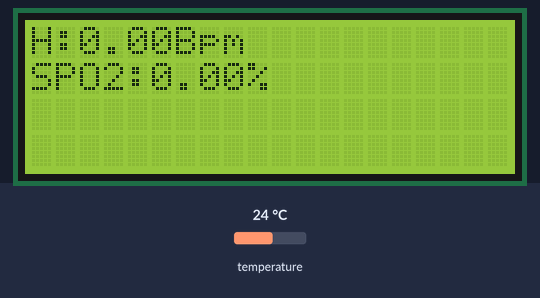
A sketch run on a simulated ESP8266 (NodeMCU). Parts: 20×4 character LCD. Inputs (shaded band) come from the test bench; at power-on: temperature 24 °C. WiFi joins after 1.5 s; servers stay silent unless stated; what the sketch prints to the serial monitor is not drawn.

Above: at 6.0 s.
6.1 s: temperature set to 12 °C
At 7.1 s:
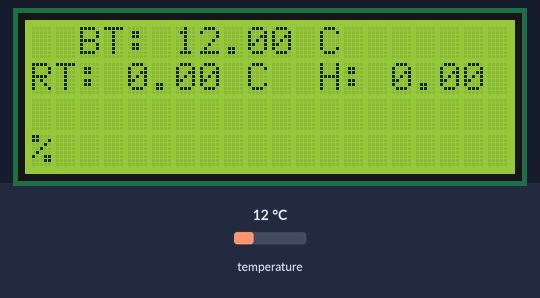
10.2 s: temperature set to 19 °C
14.3 s: temperature set to 28 °C
At 14.8 s:
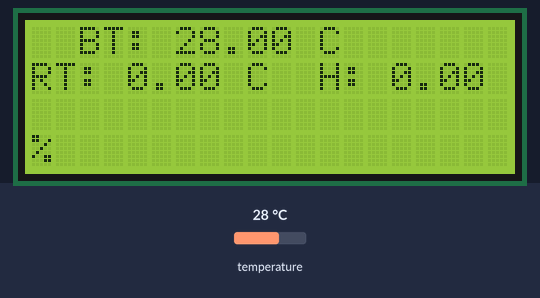
Timing chart, 0 to 17.3 s (numbered marks = the images above; inputs shaded):
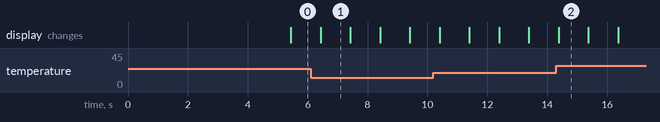

The sketch:

covid.ino
```cpp
#include <Wire.h>
#include <OneWire.h>
#include <DallasTemperature.h>
#include <SoftwareSerial.h>
#include <ESP8266HTTPClient.h>
#include <ESP8266WiFi.h>
#include <ESP8266WebServer.h>
#include <ArduinoJson.h>
#include <LiquidCrystal_I2C.h>
#include <Adafruit_Sensor.h>

LiquidCrystal_I2C lcd(0x27, 20, 4);
SoftwareSerial ss(D6, D7);
#define ONE_WIRE_BUS D5
OneWire oneWire(ONE_WIRE_BUS);
DallasTemperature sensors(&oneWire);
const char* ssid = "covid";
const char* password = "covid1234";
float heart_beat = 0;
float tempC = 0;
float tempF = 0;
float oxygen = 0;
double b_temp = 0;
double humidity = 0;
HTTPClient http;
//host to send data
const char* host = "http://covid-19.enlabs.rw/api.php";
unsigned int last_millis = 0;
int i = 0;
void setup()
{
  sensors.begin();
  Serial.begin(9600);
  ss.begin(9600);
  lcd.init();                      // initialize the lcd
  lcd.init();
  // Print a message to the LCD.
  lcd.backlight();
  lcd.setCursor(3, 0);
  lcd.print("Powering on");
  delay(3000);

  Serial.print("Connecting to ");
  Serial.println(ssid);
  WiFi.begin(ssid, password);
  while (WiFi.status() != WL_CONNECTED) {
    delay(500);
    Serial.print(".");

  }

}
void loop() {

  body_temp();
  displaylcd();
  ShowData();


}
void body_temp() {
  sensors.requestTemperatures();
  tempC = sensors.getTempCByIndex(0);
  tempF = sensors.toFahrenheit(tempC);
  Serial.println(tempC);

}


void ShowData()
{
  String datas = "";
  while (ss.available() != 0) {
    datas = datas + String(char (ss.read()));
  }
  if (datas != "") {
    Serial.println(datas);
    String input = datas;
    StaticJsonDocument<200> doc;
    DeserializationError err = deserializeJson(doc, input) ;
    if (err) {
      Serial.print("ERROR:");
      Serial.print(err.c_str());
      return;
    }
    heart_beat = doc["heart"];
    oxygen = doc["oxygen"];
    b_temp = doc["t"];
    humidity = doc["h"];

    Serial.println(heart_beat);
    Serial.println(oxygen);
    Serial.println(b_temp);
    Serial.println(humidity);
    send_sensor_data();

  }
  delay(200);
}
void send_sensor_data() {
  String url = host;
  url += "?b_temp=";
  url += b_temp;
  url += "&humidity=";
  url += humidity;
  url += "&oxygen=";
  url += oxygen;
  url += "&heart_beat=";
  url += heart_beat;
  url += "&temp=";
  url += tempC;
  http.begin(url);
  http.addHeader("Content-Type", "text/plain");
  int httpCode = http.GET();
  String payload = http.getString(); // get data from webhost continously
  Serial.println(payload);
  delay(500);
  http.end();
}

void displaylcd() {
  unsigned int current_millis = millis();
  if (current_millis - last_millis >= 2000 ) {

    lcd.clear();
    lcd.setCursor(0, 0);
    lcd.print("H:");
    lcd.print(heart_beat);
    lcd.print("Bpm");
    lcd.setCursor(0, 1);
    lcd.print("SPO2:");
    lcd.print(oxygen);
    lcd.print("%" );

    last_millis = millis() - 1000;;

  }
  if (current_millis - last_millis >= 1000 ) {

    lcd.clear();
    lcd.setCursor(0, 0);
    lcd.print("  BT: ");
    lcd.print(tempC);
    lcd.print(" C");
    lcd.setCursor(0, 1);
    lcd.print("RT: ");
    lcd.print(b_temp);
    lcd.print(" C");
    lcd.print("  H: ");
    lcd.print(humidity);
    lcd.print(" % ");

  }

}
```

Measured:
- after the input at 6.1 s, the display: changes after 0.34 s (image 1)
- after the input at 14.3 s, the display: changes after 0.09 s (image 2)
- what the display in image 1 shows lasts 1.0 s, from 6.4 s to 7.4 s
